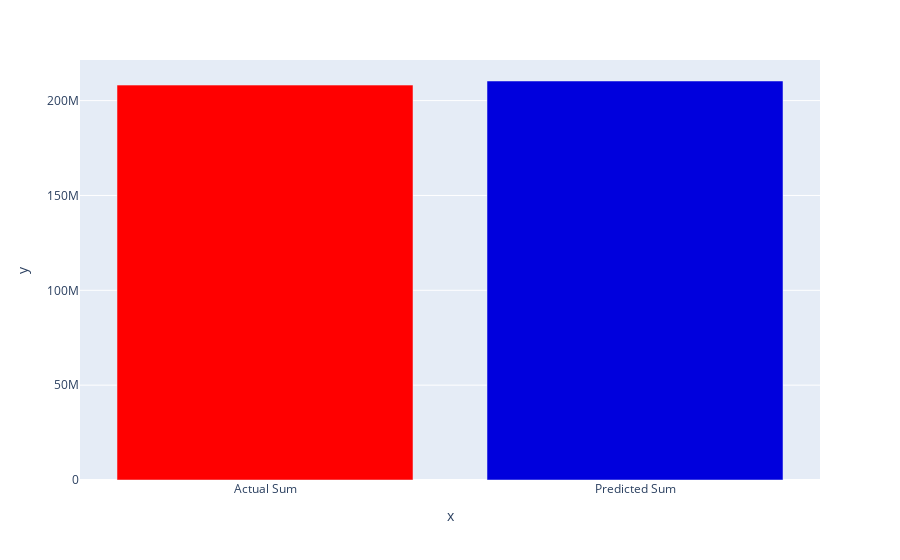

Here is the notebook cell this chart was saved with:
### Code cell
fig = px.bar(x=["Actual Sum","Predicted Sum"], y=[df_pred1['Actual'].sum(), df_pred1['Predicted'].sum()], color=["red", "#00D"], color_discrete_map="identity")
fig.show()

### Figure 1 — Plotly figure (JSON) as saved in the notebook; plotly's stock layout.template omitted (floating-point values rounded to 4 significant figures)
{"data": [{"alignmentgroup": "True", "hovertemplate": "x=%{x}<br>y=%{y}<extra></extra>", "legendgroup": "", "marker": {"color": "red", "pattern": {"shape": ""}}, "name": "", "offsetgroup": "", "orientation": "v", "showlegend": false, "textposition": "auto", "type": "bar", "x": ["Actual Sum"], "xaxis": "x", "y": [208172741], "yaxis": "y"}, {"alignmentgroup": "True", "hovertemplate": "x=%{x}<br>y=%{y}<extra></extra>", "legendgroup": "", "marker": {"color": "#00D", "pattern": {"shape": ""}}, "name": "", "offsetgroup": "", "orientation": "v", "showlegend": false, "textposition": "auto", "type": "bar", "x": ["Predicted Sum"], "xaxis": "x", "y": [210345386], "yaxis": "y"}], "layout": {"autosize": true, "barmode": "relative", "legend": {"tracegroupgap": 0}, "margin": {"t": 60}, "xaxis": {"anchor": "y", "autorange": true, "domain": [0, 1], "range": [-0.5, 1.5], "title": {"text": "x"}, "type": "category"}, "yaxis": {"anchor": "x", "autorange": true, "domain": [0, 1], "range": [0, 221400000.0], "title": {"text": "y"}, "type": "linear"}}}
